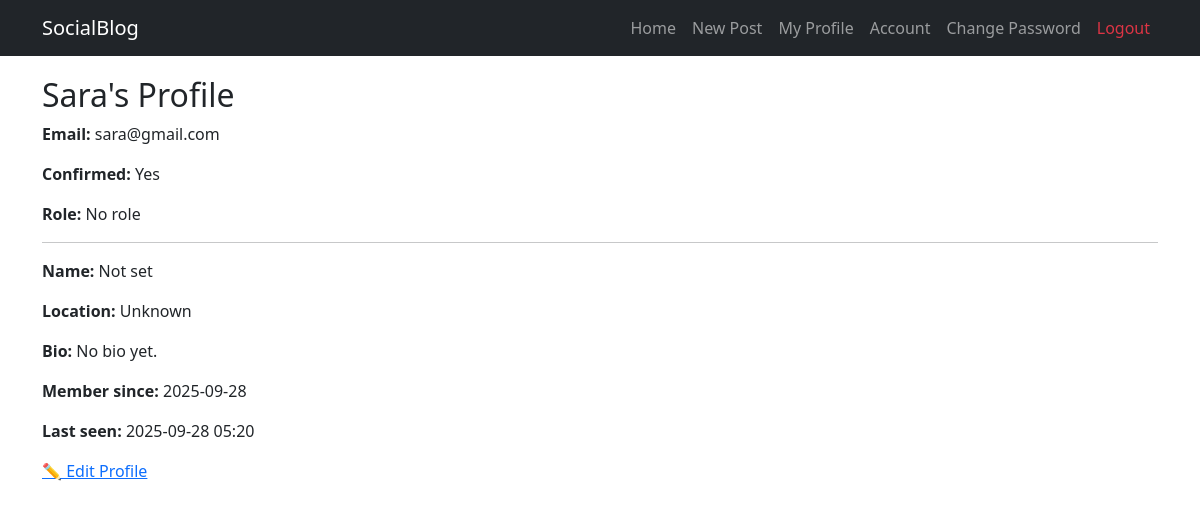
The page /profile/Sara (signed in) on the database as committed earlier.
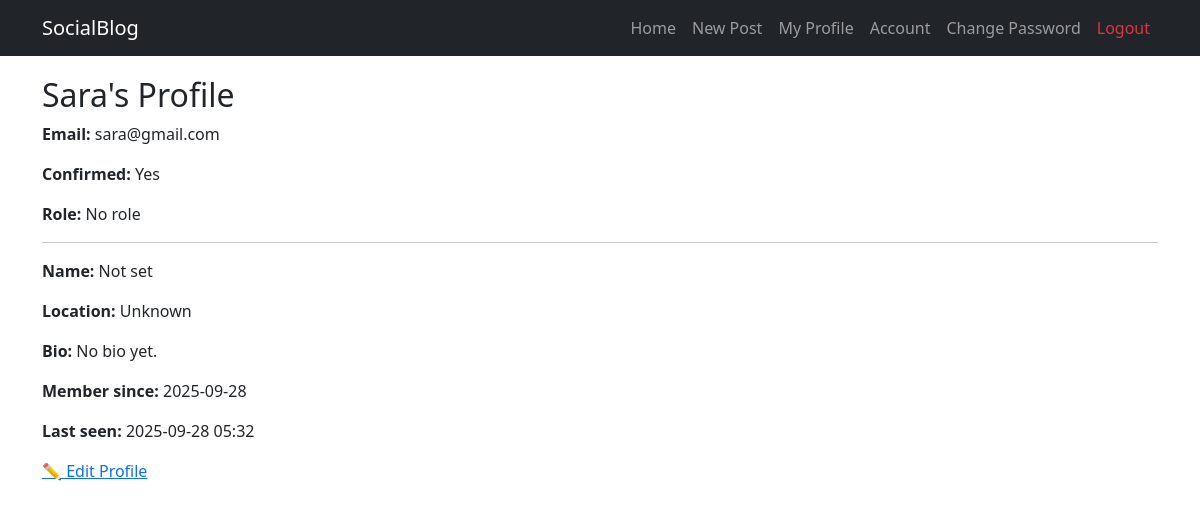
The same page on the database as committed later.
### app/models.py (models this page shows, shortened)
class User(UserMixin, db.Model):
    __tablename__ = "users"
    id = db.Column(db.Integer, primary_key=True)
    username = db.Column(db.String(64), unique=True, index=True)
    email = db.Column(db.String(120), unique=True, index=True)
    password_hash = db.Column(db.String(128))
    confirmed = db.Column(db.Boolean, default=False)
    role_id = db.Column(db.Integer, db.ForeignKey('roles.id'))
    name = db.Column(db.String(64))
    location = db.Column(db.String(64))
    bio = db.Column(db.Text())
    member_since = db.Column(db.DateTime(), default=db.func.now())
    last_seen = db.Column(db.DateTime(), default=db.func.now())
    posts = db.relationship('Post', backref='author', lazy='dynamic')
    @property
    def password(self):
        raise AttributeError("password is not readable")
    def ping(self):
        self.last_seen = datetime.utcnow()
        db.session.add(self)
        db.session.commit()

### app/main/views.py (the view)
@main.route('/profile/<username>')
@login_required
def user_profile(username):
    user = User.query.filter_by(username=username).first_or_404()
    return render_template("user/profile.html", user=user)

### app/auth/views.py (called while the page is built)
@auth.before_app_request
def before_request():
    if current_user.is_authenticated:
        current_user.ping()
        if not current_user.confirmed \
                and request.blueprint != 'auth' \
                and request.endpoint != 'static':
            return redirect(url_for('auth.unconfirmed'))

### app/models.py (called while the page is built)
@login_manager.user_loader
def load_user(user_id):
    return User.query.get(int(user_id))

### app/templates/user/profile.html
{% extends "base.html" %}
{% block content %}
<h2>{{ user.username }}'s Profile</h2>
<p><strong>Email:</strong> {{ user.email }}</p>
<p><strong>Confirmed:</strong> {{ "Yes" if user.confirmed else "No" }}</p>
<p><strong>Role:</strong> {{ user.role.name if user.role else "No role" }}</p>
<hr>
<p><strong>Name:</strong> {{ user.name or "Not set" }}</p>
<p><strong>Location:</strong> {{ user.location or "Unknown" }}</p>
<p><strong>Bio:</strong> {{ user.bio or "No bio yet." }}</p>
<p><strong>Member since:</strong> {{ user.member_since.strftime("%Y-%m-%d") }}</p>
<p><strong>Last seen:</strong> {{ user.last_seen.strftime("%Y-%m-%d %H:%M") }}</p>
{% if current_user == user %}
    <a href="{{ url_for('main.edit_profile') }}">✏️ Edit Profile</a>
{% endif %}
{% endblock %}

Rows that differ between the two databases and show on the page:
changed User "Sara": last_seen "2025-09-28 05:20" → "2025-09-28 05:32"
